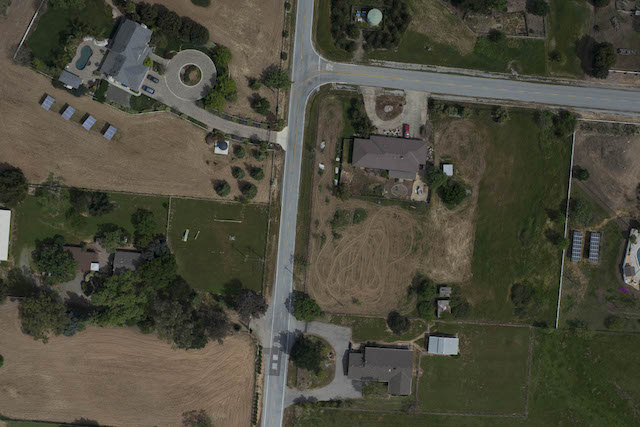
#> input picture data/input_images_match/foto3A.jpg, 640 x 427 px
$ python matching.py
#> lines starting #> are read from the running program, lines starting #| are printed output that depends on the picture
### my_cv.py

####################################################
# Computer Vision Module with additional functions #
####################################################

# Works as a layer of abstraction between the OpenCV library and the rest of the code

import os
import cv2
import numpy as np
from matplotlib import pyplot as plt

from skimage import img_as_float, img_as_ubyte
from skimage.transform import rotate, rescale, resize

from skimage import metrics

import interpolations

#---------------------------------------------------
# Images files i/o functions

# Show the requested image
def show(image, title='Image', scale=1.0):
    cv2.namedWindow(title)
    cv2.moveWindow(title, 40,30)
    image = cv2.resize(image, None, fx=scale, fy=scale)
    cv2.imshow(title, image)
    wait_time = 1000
    while cv2.getWindowProperty(title, cv2.WND_PROP_VISIBLE) >= 1:
        keyCode = cv2.waitKey(wait_time)
        if(keyCode & 0xFF) == ord("q"):
            break
    cv2.destroyAllWindows()

# Read the requested image
def read(image_path, scale=1.0, as_gray=False):
#> called with image_path = 'data/input_images_match/foto3A.jpg', scale = 1, as_gray = False
    image = cv2.imread(image_path)
#> image is the input picture: shape (427, 640, 3); mean B, G, R 60.5, 74.3, 75.9
#> call 2 of read, with image_path = 'data/input_images_match/foto3B.jpg', scale = 1, as_gray = False
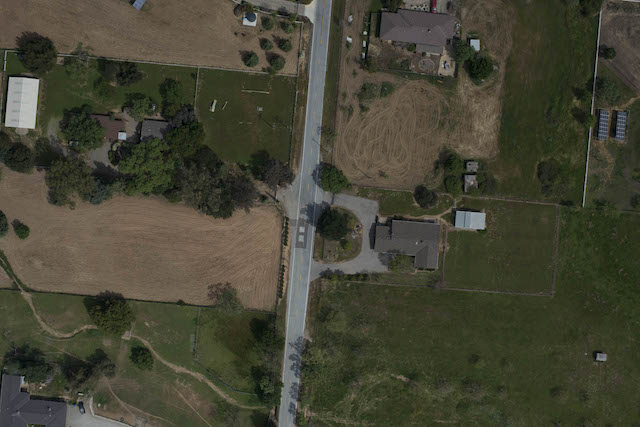
#> input picture data/input_images_match/foto3B.jpg, 640 x 427 px
#> in read, image is the input picture: shape (427, 640, 3); mean B, G, R 52.8, 68.6, 69.3
    if as_gray:
        image = cv2.cvtColor(image, cv2.COLOR_RGB2GRAY)
    return image

# Write the requested image
def write(image, image_output_path, scale=1.0):
    cv2.imwrite(image_output_path, image)

#---------------------------------------------------
# File check functions
# [278 lines left out: functions check_file_path, check_file_path_image, check_folder_path, fix_size, compare, transform_image and 9 more, not called in this run]

### matching.py

import cv2
import numpy as np
import matplotlib.pyplot as plt

import my_cv

# Function to get keypoints and descriptors from an image using the specified descriptor type.
def get_keypoints_and_descriptors(image, descriptor_type='SIFT'):
    if descriptor_type == 'SIFT':
        descriptor = cv2.SIFT_create(contrastThreshold=0.01)
        keypoints, descriptors = descriptor.detectAndCompute(image, None)
    elif descriptor_type == 'BRIEF':
        fast = cv2.FastFeatureDetector_create()
        keypoints = fast.detect(image, None)
        brief = cv2.xfeatures2d.BriefDescriptorExtractor_create()
        keypoints, descriptors = brief.compute(image, keypoints)
    elif descriptor_type == 'ORB':
        descriptor = cv2.ORB_create()
        keypoints, descriptors = descriptor.detectAndCompute(image, None)
    else:
        raise ValueError("Unsupported descriptor type. Choose 'SIFT', 'BRIEF', or 'ORB'.")

    return keypoints, descriptors

# Receives two images and computes the panoramic resulting image
def match_images(img1, img2, threshold, descriptor, show):
    # Step 1/2: Resize images to the same height while maintaining aspect ratio
#> called with threshold = 0.6, descriptor = 'SIFT', show = True
    height1, width1, _ = img1.shape
#> height1 = 427; width1 = 640
    height2, width2, _ = img2.shape
#> height2 = 427; width2 = 640
    if height1 != height2:
        new_height = min(height1, height2)
        img1 = cv2.resize(img1, (int(width1 * new_height / height1), new_height))
        img2 = cv2.resize(img2, (int(width2 * new_height / height2), new_height))

    # Step 1: Convert the input color images to grayscale images
    gray1 = cv2.cvtColor(img1, cv2.COLOR_BGR2GRAY)
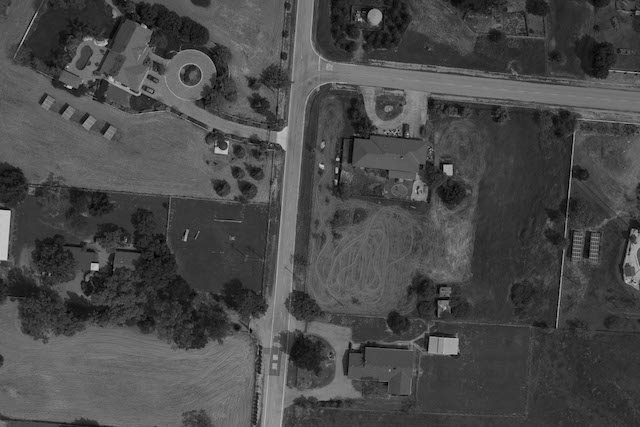
#> gray1: shape (427, 640); min 0, max 209, mean 73.2
    gray2 = cv2.cvtColor(img2, cv2.COLOR_BGR2GRAY)
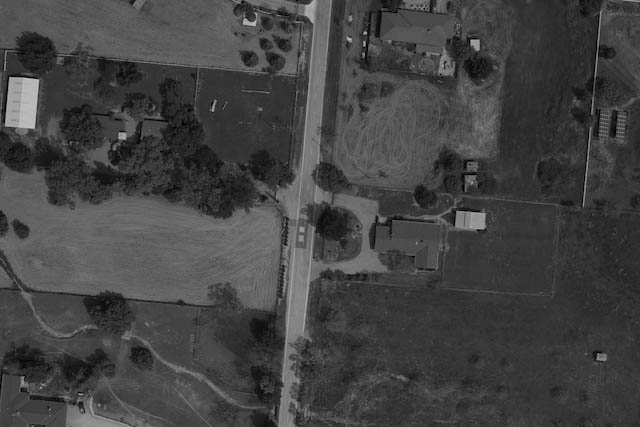
#> gray2: shape (427, 640); min 0, max 196, mean 67

    # Step 2: Find interest points and local invariant descriptors for the pair of images
    keypoints1, descriptors1 = get_keypoints_and_descriptors(gray1, descriptor)
#> in get_keypoints_and_descriptors, `keypoints, descriptors = descriptor.detectAndCompute(image, None)`: keypoints = 3296 keypoints; strongest (x, y, size): (338, 159, 2.3), (95, 267, 5.2), (337, 172, 2), (448, 169, 6.5)
#> keypoints1 has the same summary as keypoints in get_keypoints_and_descriptors
    keypoints2, descriptors2 = get_keypoints_and_descriptors(gray2, descriptor)
#> in get_keypoints_and_descriptors (call 2), `keypoints, descriptors = descriptor.detectAndCompute(image, None)`: keypoints = 3241 keypoints; strongest (x, y, size): (365, 33, 2.3), (25, 102, 26.3), (364, 54, 1.8), (364, 45, 2.1)
#> keypoints2 has the same summary as keypoints in get_keypoints_and_descriptors

    # Step 3: Compute distances (similarities) between each descriptor of the two images
    # Sort them by distance
    bf      = cv2.BFMatcher(cv2.NORM_L2, crossCheck=True)
    matches = bf.match(descriptors1, descriptors2)
#> matches = 1328 matches
    matches = sorted(matches, key=lambda x: x.distance)

    # Step 4: Select the best matches for each image descriptor
    num_good_matches = int(len(matches) * threshold)
#> num_good_matches = 796
    good_matches     = matches[:num_good_matches]
#> good_matches = 796 matches

    # Step 5: Apply RANSAC technique to estimate the homography matrix
    src_pts = np.float32([keypoints1[m.queryIdx].pt for m in good_matches]).reshape(-1, 1, 2)
#> src_pts = 796 rows, first 8: [322.2, 209.8], [271.9, 361.3], [261.6, 405.1], [275, 229.3], [256, 395.8], [322.2, 209.8], [225.4, 174.4], [348.3, 316.1]
    dst_pts = np.float32([keypoints2[m.trainIdx].pt for m in good_matches]).reshape(-1, 1, 2)
#> dst_pts = 796 rows, first 8: [349.8, 82.29], [298.5, 233.4], [287.6, 278.6], [302.7, 100.1], [282.1, 268.3], [349.8, 82.29], [253, 45.3], [375.3, 188.9]
    H, mask = cv2.findHomography(src_pts, dst_pts, cv2.RANSAC, 2.0)
#> H = [[0.989, -0.0181, 32.13], [0.0202, 0.985, -130.7], [8.1e-07, -3.58e-05, 1]]; mask = 796 values, max 1 at index 0, min 0 at index 58, mean 0.725

    print(f"Homography matrix - {descriptor}:")
    print(H, end='\n\n')
#| [[ 9.89221216e-01 -1.80926720e-02  3.21272212e+01]
#|  [ 2.02457787e-02  9.84557592e-01 -1.30727777e+02]
#|  [ 8.10199345e-07 -3.58448245e-05  1.00000000e+00]]

    # Step 6: Apply a perspective projection to align the images
    height1, width1, _ = img1.shape
    height2, width2, _ = img2.shape

    # Find the dimensions of the resulting panorama
    panorama_corners = np.array([[0, 0], [0, height1], [width1, height1], [width1, 0]], dtype='float32').reshape(-1, 1, 2)
#> panorama_corners = [[0, 0], [0, 427], [640, 427], [640, 0]]
    warped_corners   = cv2.perspectiveTransform(panorama_corners, H)
#> warped_corners = [[32.13, -130.7], [24.78, 294.2], [667.4, 307.2], [664.9, -117.7]]
    all_corners      = np.concatenate((panorama_corners, warped_corners), axis=0)
#> all_corners = [[0, 0], [0, 427], [640, 427], [640, 0], [32.13, -130.7], [24.78, 294.2], [667.4, 307.2], [664.9, -117.7]]
    [x_min, y_min]   = np.int32(all_corners.min(axis=0).ravel() - 0.5)
#> x_min = 0; y_min = -131
    [x_max, y_max]   = np.int32(all_corners.max(axis=0).ravel() + 0.5)
#> x_max = 667; y_max = 427

    # Warp the img1 to the panoramic view
    translation_dist = [-x_min, -y_min]
#> translation_dist = [0, 131]
    H_translation    = np.array([[1, 0, translation_dist[0]], [0, 1, translation_dist[1]], [0, 0, 1]])
#> H_translation = [[1, 0, 0], [0, 1, 131], [0, 0, 1]]
    panorama         = cv2.warpPerspective(img1, H_translation.dot(H), (x_max - x_min, y_max - y_min))
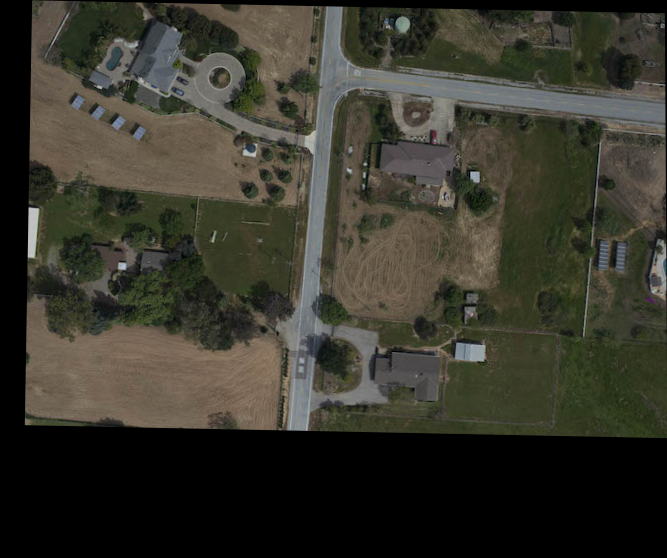
#> panorama: shape (558, 667, 3); mean B, G, R 44.1, 54.1, 55.3
    if show: my_cv.show(panorama, 'Image 1 Warped')
#> (key q is pressed here)

    # Step 7: Merge the aligned images and create the panoramic image
    panorama[translation_dist[1]:height2 + translation_dist[1], translation_dist[0]:width2 + translation_dist[0]] = img2
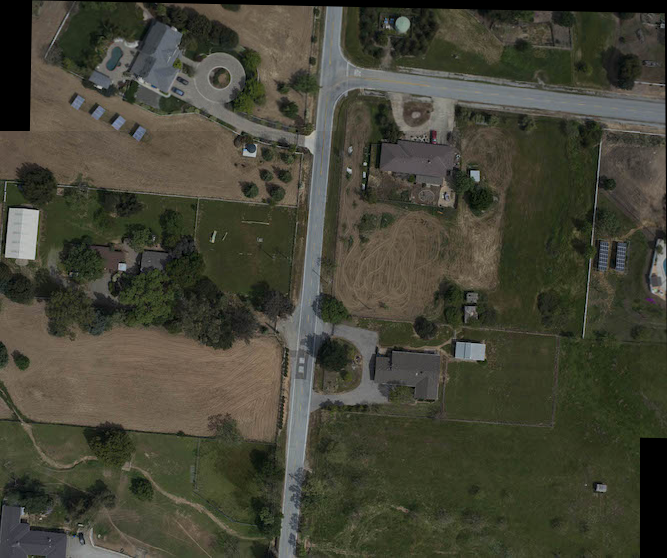
#> panorama: shape (558, 667, 3); mean B, G, R 53.9, 68, 68.6
    if show: my_cv.show(panorama, 'Panoramic Image')
#> (key Esc is pressed here)

    # Step 8: Draw lines between corresponding points in the pair of match_images
    flags       = cv2.DrawMatchesFlags_NOT_DRAW_SINGLE_POINTS
    match_color = (0, 255, 0)
    img_matches = cv2.drawMatches(img1, keypoints1, img2, keypoints2, good_matches, None, matchColor=match_color, flags=flags)
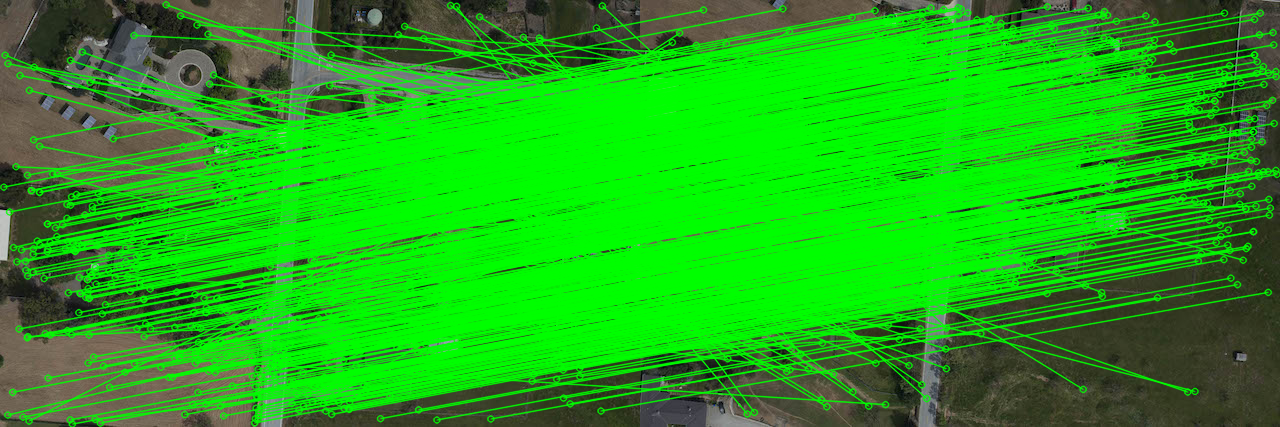
#> img_matches: shape (427, 1280, 3); mean B, G, R 25.4, 169.9, 32.7
    if show: my_cv.show(img_matches, 'Good Matches')

    return panorama, img_matches

def main():
    # Step 0: Read the images
    imageA_path = "data/input_images_match/foto3A.jpg"
    imageB_path = "data/input_images_match/foto3B.jpg"
    imageA      = my_cv.read(imageA_path)
    imageB      = my_cv.read(imageB_path)

    # Matching
    good_matches_threshold = 0.60 # percentage
    match_images(imageA, imageB, good_matches_threshold, 'SIFT', True)

if __name__ == '__main__':
    main()
